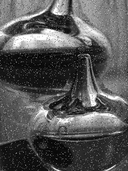
#> input picture 612415013_hw2/test_img/noise_image.png, 128 x 171 px, shrunk from 320 x 428 before the run
$ python 612415013_hw2.py
#> lines starting #> are read from the running program, lines starting #| are printed output that depends on the picture
import numpy as np
import cv2
import matplotlib.pyplot as plt


def RGB2GRAY(image):
    return np.dot(image[...,:3], [0.21, 0.72, 0.07]).astype(np.uint8)

def mean_filter(image,kernel_size):
    height, width = image.shape[:2]
    matrix=np.zeros((height-kernel_size+1,width-kernel_size+1))
    for i in range(height-kernel_size+1):
        for j in range(width-kernel_size+1):
            total=0
            for a in range(kernel_size):
                for b in range(kernel_size):
                    total+=image[i+a,j+b]
            matrix[i,j]=total/(kernel_size**2)
    return matrix.astype(np.uint8)

def quicksort(data, left, right):
    if left >= right :            # 如果左邊大於右邊，就跳出function
        return

    i = left                      # 左邊的代理人
    j = right                     # 右邊的代理人
    key = data[left]                 # 基準點

    while i != j:
        while data[j] > key and i < j:   # 從右邊開始找，找比基準點小的值
            j -= 1
        while data[i] <= key and i < j:  # 從左邊開始找，找比基準點大的值
            i += 1
        if i < j:                        # 當左右代理人沒有相遇時，互換值
            data[i], data[j] = data[j], data[i]

    # 將基準點歸換至代理人相遇點
    data[left] = data[i]
    data[i] = key

    quicksort(data, left, i-1)   # 繼續處理較小部分的子循環
    quicksort(data, i+1, right)  # 繼續處理較大部分的子循環

def median(sorted_arr):
    quicksort(sorted_arr,0, len(sorted_arr)-1)
    n=len(sorted_arr)
    if n%2==1:
        return sorted_arr[n//2]
    else:
        middle1=sorted_arr[n//2]
        middle2=sorted_arr[n//2-1]
        return (middle1+middle2)/2

def median_filter(image,kernel_size):
    height, width = image.shape[:2]
    matrix=np.zeros((height-kernel_size+1,width-kernel_size+1))
    for i in range(height-kernel_size+1):
        for j in range(width-kernel_size+1):
            arr=[]
            for a in range(kernel_size):
                for b in range(kernel_size):
                    arr.append(image[i+a,j+b])
            matrix[i,j]=median(arr)
    return matrix.astype(np.uint8)

def his(image,title,path):
    hist, bins = np.histogram(image.flatten(), bins=256, range=[0,256])
    plt.title(title)
    plt.bar(bins[:-1], hist, width=1.0)
    plt.savefig(path)
    plt.show()


noise_img=cv2.imread("test_img/noise_image.png")
#> noise_img is the input picture: shape (171, 128, 3); min 0, max 255, mean 86.8
cv2.imshow('noise_image', noise_img)
gray_img = RGB2GRAY(noise_img)
his(gray_img,"gray_img","result_img/noise_image_his.png")
#> in his, `hist, bins = np.histogram(image.flatten(), bins=256, range=[0,256])`: hist = 256 values, max 412 at index 40, min 0 at index 39, mean 85.5; bins = 257 values from 0 to 256
#> in his, `plt.savefig(path)`:
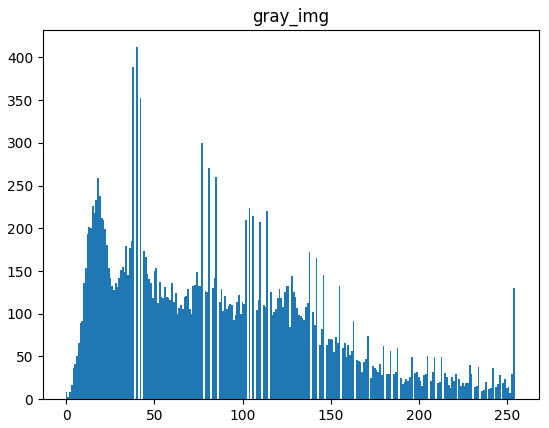
#> figure drawn by matplotlib, 1 panel; tallest bar 412 high, from x = 39.5 to 40.5
cv2.waitKey(0)
cv2.destroyAllWindows()

mean_img=mean_filter(gray_img,3)
#> after the loop in mean_filter, `for i in range(height-kernel_size+1):`:
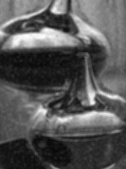
#> matrix: shape (169, 126) float64; min 8.56, max 253.6, mean 86.7
cv2.imshow('mean_image', mean_img)
cv2.imwrite("result_img/output1.png", mean_img)
his(mean_img,"mean_img","result_img/output1_his.png")
#> call 2 of his, with title = 'mean_img', path = 'result_img/output1_his.png'
#> in his (call 2), `hist, bins = np.histogram(image.flatten(), bins=256, range=[0,256])`: hist = 256 values, max 293 at index 23, min 0 at index 0, mean 83.18
#> in his (call 2), `plt.savefig(path)`:
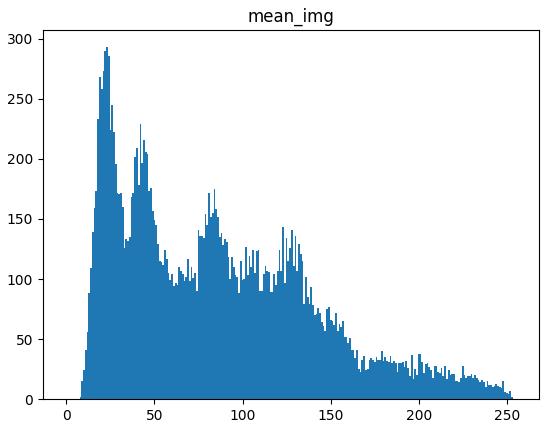
#> figure drawn by matplotlib, 1 panel; tallest bar 293 high, from x = 22.5 to 23.5
cv2.waitKey(0)
cv2.destroyAllWindows()

median_img=median_filter(gray_img,3)
cv2.imshow('median_image', median_img)
cv2.imwrite("result_img/output2.png", median_img)
his(median_img,"median_img","result_img/output2_his.png")
#> call 3 of his, with title = 'median_img', path = 'result_img/output2_his.png'
#> in his (call 3), `plt.savefig(path)`:
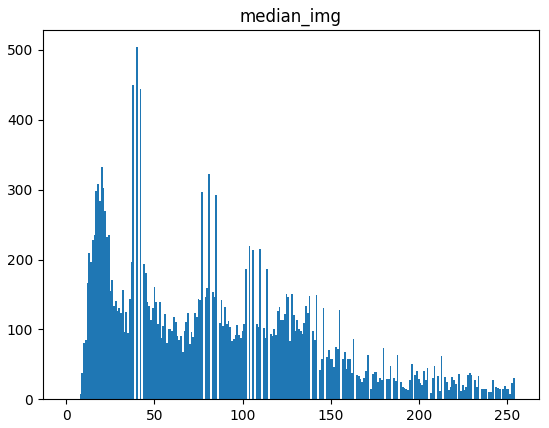
#> figure drawn by matplotlib, 1 panel; tallest bar 504 high, from x = 39.5 to 40.5
cv2.waitKey(0)
cv2.destroyAllWindows()
